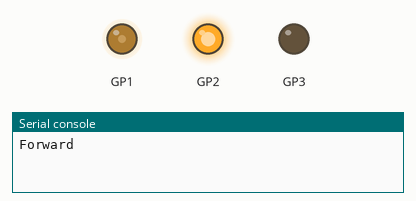
Recording of a program running on a simulated Raspberry Pi Pico running MicroPython. On the bench: output pins drawn as LEDs (lit = HIGH), the last lines printed to the serial console. At 1.0 s the program stops and its outputs stay as they are.

Above: at 0.1 s.
At 0.6 s:
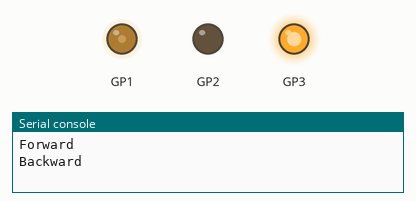
At 1.1 s:
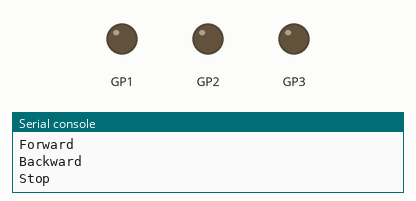
Timing chart, 0 to 2.5 s (numbered marks = the images above):
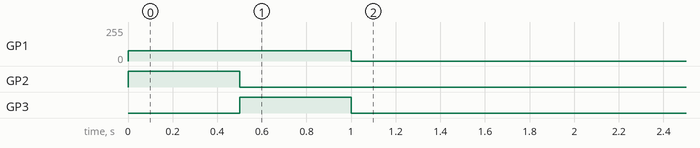

The program:

owi535_test.py
```python
from machine import Pin, PWM
from time import sleep

from dcmotor import DCMotor

# Pins (Motor 1 , Motor 2, Enable)
base = [2, 3, 1]
shoulder = [7, 8, 9]
elbow = [11, 12, 10]
wrist = [13, 14, 15]
grip = [17, 18, 16]

# Choose the motor to test
motor_pins = base

frequency = 1000
speed = 10

motor = DCMotor(Pin(motor_pins[0], Pin.OUT), Pin(motor_pins[1], Pin.OUT), PWM(motor_pins[2], frequency))

print("Forward")
motor.forward(speed)
sleep(0.5)

print("Backward")
motor.backward(speed)
sleep(0.5)

print("Stop")
motor.stop()
```

dcmotor.py
```python
class DCMotor:
    def __init__(self, pin1, pin2, enable_pin, min_duty=15000, max_duty=65535):
        self.pin1 = pin1
        self.pin2 = pin2
        self.enable_pin = enable_pin
        self.min_duty = min_duty
        self.max_duty = max_duty

    def forward(self, speed):
        self.speed = speed
        self.enable_pin.duty_u16(self.duty_cycle(self.speed))
        self.pin1.value(1)
        self.pin2.value(0)

    def backward(self, speed):
        self.speed = speed
        self.enable_pin.duty_u16(self.duty_cycle(self.speed))
        self.pin1.value(0)
        self.pin2.value(1)

    def stop(self):
        self.enable_pin.duty_u16(0)
        self.pin1.value(0)
        self.pin2.value(0)

    def duty_cycle(self, speed):
        if speed <= 0 or speed > 100:
            duty_cycle = 0
        else:
            duty_cycle = int(self.min_duty + (self.max_duty - self.min_duty) * (speed / 100))
        return duty_cycle
```

Measured:
- by itself, GP1: 0/255 → 78/255 at 0.00 s, → 0/255 1.0 s later
- by itself, GP2: LOW → HIGH at 0.00 s, → LOW 0.50 s later
- by itself, GP3: LOW → HIGH at 0.50 s, → LOW 0.50 s later
